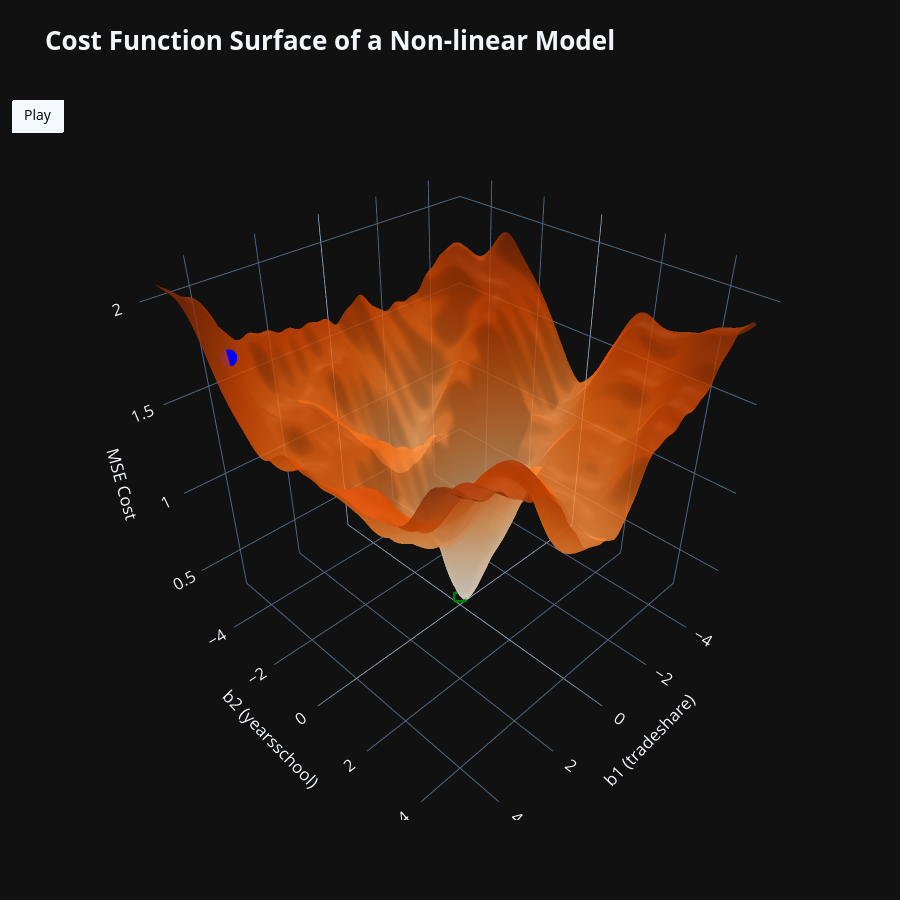

Notebook source saved alongside this figure:
### Code cell
# Data for MSE Surface
b0_fixed = float(np.mean(np.sin(y.values.reshape(-1, 1))))
b1_vals = np.linspace(-5, 5, 200)
b2_vals = np.linspace(-5, 5, 200)
B1, B2 = np.meshgrid(b1_vals, b2_vals)

y_nl = np.sin(y.values.reshape(-1, 1))

alpha = 0.10

Z = np.array([
    np.mean((y_nl - np.sin(X @ np.array([[b1], [b2]]) + b0_fixed)) ** 2 ) + alpha * (np.abs(b1) + np.abs(b2))
    for b1, b2 in zip(B1.ravel(), B2.ravel())
]).reshape(B1.shape)


# Stochstic Gradient Descent
n_epochs = 50
t0, t1 = 20, 100
n = len(X)
def learning_schedule(t):
    return t0 / (t + t1)

trace = []
beta = np.array([[4], [-4]])
for epoch in range(n_epochs):
    for i in range(n):
        mse = np.mean((y_nl - np.sin(X @ beta + b0_fixed)) ** 2) + alpha * (np.abs(beta[0]) + np.abs(beta[1]))
        trace.append((i, beta[0], beta[1], mse))

        rand_idx = np.random.randint(n)
        xi = X[rand_idx:rand_idx+1]
        yi = y_nl[rand_idx:rand_idx+1]
        gradients = 2 * xi.T.dot(np.sin(xi @ beta + b0_fixed) - yi) + alpha * np.sign(beta)
        eta = learning_schedule(epoch * n + i)
        beta = beta - eta * gradients

# Constraint constant a set at the minimum MSE
b1_final, b2_final = float(beta[0].item()), float(beta[1].item())
a = abs(b1_final) + abs(b2_final)
z_min = float(Z.min())
diamond_x = [a, 0, -a, 0, a]
diamond_y = [0, a, 0, -a, 0]
diamond_z = [z_min, z_min, z_min, z_min, z_min]

# Plotting
fig = go.Figure(
    data=[
        go.Surface(
            x=B1,
            y=B2,
            z=Z,
            colorscale='Oranges',
            opacity=0.8,
            showscale=False
        ),
        go.Scatter3d(
            x=[float(trace[0][1].item())],
            y=[float(trace[0][2].item())],
            z=[float(trace[0][3].item())],
            mode='markers',
            marker=dict(color='blue', size=10)
        ),
        go.Scatter3d(
            x=diamond_x,
            y=diamond_y,
            z=diamond_z,
            mode='lines',
            line=dict(color='green', width=5)
        )
    ]
)

fig.update_layout(
    scene=dict(
        xaxis_title='b1 (tradeshare)',
        yaxis_title='b2 (yearsschool)',
        zaxis_title='MSE Cost',
    ),
    title=dict(text="<b>Cost Function Surface of a Non-linear Model</b>", font=dict(size=26)),
    height=900, 
    width=900,
    updatemenus=[dict(
        type="buttons",
        bgcolor="white",
        font=dict(color="black", size=14),
        buttons=[dict(
            args=[None, {
                "frame": {"duration": 80, "redraw": True},
                "fromcurrent": True,
                "transition": {"duration": 0}
            }],
            label="Play",
            method="animate"
        )]
    )],
    font=dict(size=14),
    template="plotly_dark",
    showlegend=False
)

fig.update(frames=[go.Frame(
    data=[go.Scatter3d(
        x=[float(trace[i][1].item())],
        y=[float(trace[i][2].item())],
        z=[float(trace[i][3].item())],
        name='gradient')],
    traces=[1],
    name=str(i)
    )
    for i in range(0, len(trace), 2)])

fig.show()

### Figure 1 — Plotly figure (JSON) as saved in the notebook; plotly's stock layout.template omitted (floating-point values rounded to 4 significant figures; data arrays with more than 128 entries replaced by an {"elided": "..."} marker saying what was removed)
{"data": [{"colorscale": [[0, "rgb(255,245,235)"], [0.125, "rgb(254,230,206)"], [0.25, "rgb(253,208,162)"], [0.375, "rgb(253,174,107)"], [0.5, "rgb(253,141,60)"], [0.625, "rgb(241,105,19)"], [0.75, "rgb(217,72,1)"], [0.875, "rgb(166,54,3)"], [1, "rgb(127,39,4)"]], "opacity": 0.8, "showscale": false, "type": "surface", "x": {"elided": "200x200 float values"}, "y": {"elided": "200x200 float values"}, "z": {"elided": "200x200 float values"}}, {"marker": {"color": "blue", "size": 10}, "mode": "markers", "type": "scatter3d", "x": [4], "y": [-4], "z": [1.739]}, {"line": {"color": "green", "width": 5}, "mode": "lines", "type": "scatter3d", "x": [0.2486, 0, -0.2486, 0, 0.2486], "y": [0, 0.2486, 0, -0.2486, 0], "z": [0.3128, 0.3128, 0.3128, 0.3128, 0.3128]}], "layout": {"font": {"size": 14}, "height": 900, "scene": {"xaxis": {"title": {"text": "b1 (tradeshare)"}}, "yaxis": {"title": {"text": "b2 (yearsschool)"}}, "zaxis": {"title": {"text": "MSE Cost"}}}, "showlegend": false, "title": {"font": {"size": 26}, "text": "<b>Cost Function Surface of a Non-linear Model</b>"}, "updatemenus": [{"bgcolor": "white", "buttons": [{"args": [null, {"frame": {"duration": 80, "redraw": true}, "fromcurrent": true, "transition": {"duration": 0}}], "label": "Play", "method": "animate"}], "font": {"color": "black", "size": 14}, "type": "buttons"}], "width": 900}}
